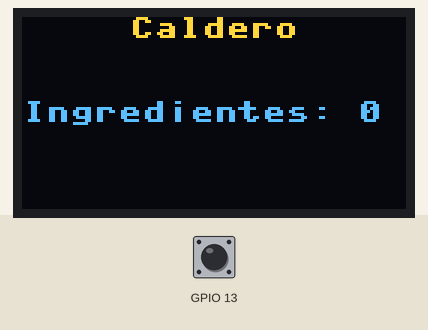
This program was run on a simulated ESP32 board running MicroPython. Shown: 128×64 one-colour display. Wiring (from the project's diagram.json): orange button on GPIO 13. The inputs (shaded band) are chosen by the test bench; at power-on: GPIO 13 HIGH. The OLED is the two-colour kind (top 16 rows yellow); library files of the repository ran but are not shown: ssd1306.py.

Above: at 1.2 s.
1.3 s: GPIO 13 pulled LOW for 1 s
At 3.1 s:
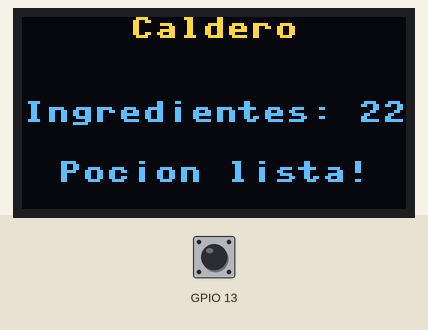
3.8 s: GPIO 13 pulled LOW for 0.15 s
At 5.0 s:
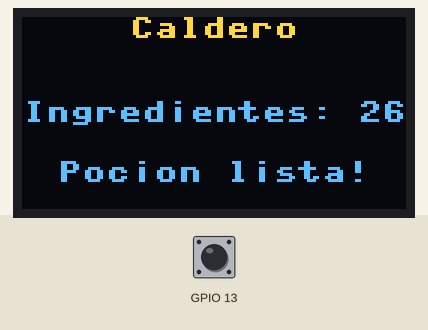
5.4 s: GPIO 13 pulled LOW for 0.15 s
At 6.3 s:
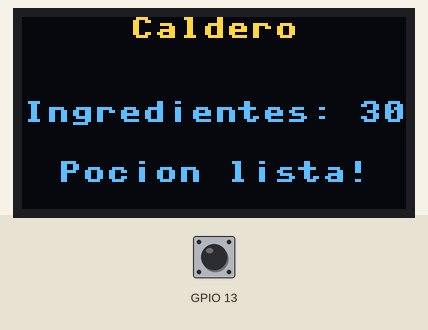
7.0 s: GPIO 13 pulled LOW for 1 s
At 8.6 s:
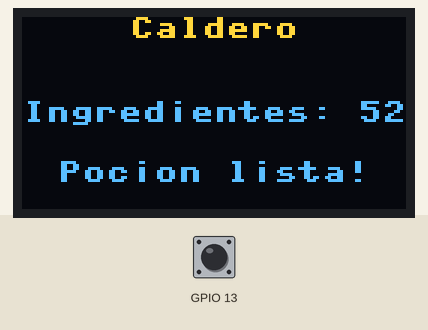
Timing chart, 0 to 10.1 s (numbered marks = the images above; inputs shaded):
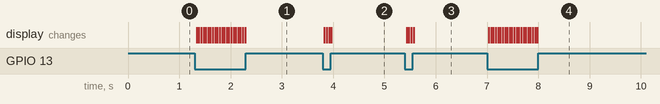

The program:

caldero_bicho.py
```python
# 🐞 RETO · CAZA EL BICHO
# Este programa tiene UN error escondido. Síntoma: un solo clic suma varios ingredientes.
# No lo compares con caldero.py: encuéntralo con el depurador
# (breakpoints, Variables y Watch). Pistas en la guía.
# Sensor 1 · Botón: el caldero de ingredientes.
# Señal DIGITAL: solo hay dos estados, 1 (suelto) o 0 (pulsado).
import time
from machine import Pin, I2C
import ssd1306


def preparar_pantalla():
    i2c = I2C(0, scl=Pin(22), sda=Pin(21), freq=400000)
    return ssd1306.SSD1306_I2C(128, 64, i2c)


def preparar_boton():
    # PULL_UP: una resistencia interna deja el pin en 1 mientras nadie pulsa.
    # Al pulsar, el botón une el pin con GND y se lee 0.
    return Pin(13, Pin.IN, Pin.PULL_UP)


def mostrar(display, ingredientes):
    display.fill(0)
    display.text("Caldero", 36, 0, 1)
    display.text("Ingredientes: %d" % ingredientes, 0, 28, 1)
    if ingredientes >= 5:
        display.text("Pocion lista!", 12, 48, 1)
    display.show()


def main():
    display = preparar_pantalla()
    boton = preparar_boton()
    ingredientes = 0
    antes = 1
    mostrar(display, ingredientes)
    for vuelta in range(3000):  # unos 60 segundos
        ahora = boton.value()
        if ahora == 0:
            ingredientes += 1
            mostrar(display, ingredientes)  # breakpoint aquí
        antes = ahora
        time.sleep_ms(20)  # 20 ms de pausa también evitan los rebotes del botón


if __name__ == "__main__":
    main()
```

Measured:
- after the input at 1.3 s, the display: first changes at once (image 1 shows a later state)
- after the input at 3.8 s, the display: first changes at once (image 2 shows a later state)
- after the input at 5.4 s, the display: first changes at once (image 3 shows a later state)
- after the input at 7.0 s, the display: first changes at once (image 4 shows a later state)
